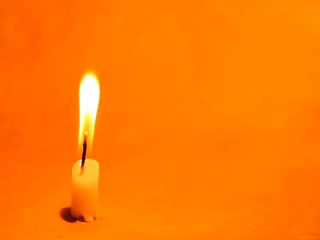
#> input picture frame 82 of videos/fogo.avi, 320 x 240 px
$ python 'contornos do fogo.py'   (Python 2 division)
#> lines starting #> are read from the running program, lines starting #| are printed output that depends on the picture; after the words box and inside, x2 and y2 are one past the last pixel; in counts of white or black regions, pixels touching at a corner belong together
# -*- coding: utf-8 -*-
"""
Created on Tue May  8 16:39:56 2018

@author: mario
"""
import time
import winsound as som
import pandas as pd
import cv2
#captura.release()

captura = cv2.VideoCapture('videos/fogo.avi')

#imagem = cv2.imread('imagens/luzes.jpg')
inicio = 0
fogo =0
areas0 = pd.DataFrame(columns=['contorno','area','x','y'])
areas1 = pd.DataFrame(columns=['contorno','area','x','y'])
area_comparacao = pd.DataFrame(columns=['contorno','area','x','y'])

while True:

    areas0 = areas0.drop(areas0.index)
    area_comparacao = area_comparacao.drop(area_comparacao.index)

    ret,clip = captura.read()
#> clip is the input picture: shape (240, 320, 3); mean B, G, R 3.2, 121.4, 254.1
    clip = cv2.flip(clip,1)
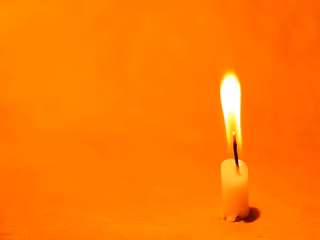
#> clip: shape (240, 320, 3); mean B, G, R 3.2, 121.4, 254.1

    #clip = cv2.pyrDown(imagem)
    gray = cv2.cvtColor(clip,cv2.COLOR_BGR2GRAY)
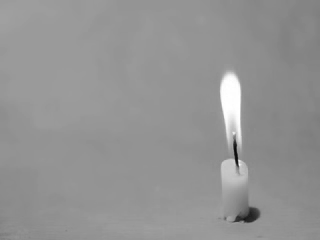
#> gray: shape (240, 320); min 11, max 255, mean 147.6

    ret,binaria = cv2.threshold(gray, 240, 255, cv2.THRESH_BINARY)
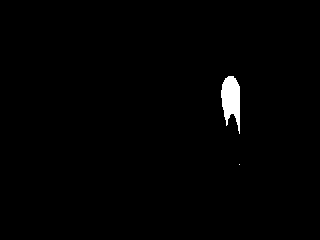
#> binaria: shape (240, 320); 0.95% white; 2 white regions (1 under 20 px), largest, box (x1, y1, x2, y2) and area: (221, 76, 240, 134) 730
    bordas = cv2.Canny(binaria,20, 170)
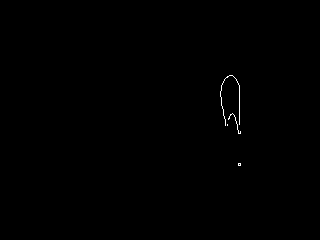
#> bordas: shape (240, 320); 0.19% white in thin lines or dots, all inside (x1, y1, x2, y2) = (220, 75, 241, 166)

    contornos, hierarquia = cv2.findContours(bordas, cv2.RETR_EXTERNAL, cv2.CHAIN_APPROX_NONE)
#> contornos = 4 contours, all with area under 20
    contornos = sorted(contornos, key=cv2.contourArea, reverse=True)
    tamanhoFonte = 1
    espessura = 1

    #Verifica se algum contorno foi encontrado
    if (len(contornos)>0):
        #loop em cada contorno
        for i in range(len(contornos)):

            M = cv2.moments(contornos[i])
            #escolhe contornos com área maior que 20 pixels
            if (M['m00'] > 20):

                x,y = int(M['m10']/M['m00'])	, int(M['m01']/M['m00']) #cordenada x do centroide e cordenada y do centroide

                #desenha um círculo e um quadrado no centro do contorno
                cv2.circle(binaria,(x,y),2,(0,255,255),espessura)
                cv2.rectangle(binaria,(x-10,y-10),(x+10,y+10),(0,0,255),espessura)

                #area do contorno
                area = cv2.contourArea(contornos[i])

                areas0 = areas0.append({'contorno':contornos[i],
                                        'area':area,
                                        'x':x,'y':y
                                        },ignore_index=True)
#> this loop made 4 passes

#VERIFICAR SE DÁ PRA COMPARAR O MATCH DOS CONTORNOS AO INVES DOS CENTROIDES

    if (inicio!=0):

        print ('111 areas0: ',areas0)
        print 'areas1: ',areas1

        if (len(areas0)!=0):
            for i in range(len(areas0)):
                for j in range(len(areas1)):

                    print "x de areas 1: ", areas1['x'][j]
                    print "x de areas 0: ", areas0['x'][i]
                    print "y de areas 1: ", areas1['y'][j]
                    print "y de areas 0: ", areas0['y'][i]

                    if (areas1['x'][j]>(areas0['x'][i]-10) and
                        areas1['x'][j]<(areas0['x'][i]+10) and
                        areas1['y'][j]>(areas0['y'][i]-10) and
                        areas1['y'][j]<(areas0['y'][i]+10)):

                        area_comparacao = area_comparacao.append({'contorno':areas0['contorno'][i],
                                        'area':(areas1['area'][j] - areas0['area'][i]),
                                        'x':areas0['x'][i],'y':areas0['y'][i]
                                        },ignore_index=True)

    else:
        inicio = 1

    if (len(area_comparacao)!=0):

        for i in range(len(area_comparacao['contorno'])):
            #se houver um aumento (maior que 20 pixels) na área de algum contorno
            print ('area das diferenca',area_comparacao['area'][i])

            if (area_comparacao['area'][i]>10):
                print ('9 - iferenca maior que 10')

                fogo = fogo+1

                M = cv2.moments(area_comparacao['contorno'][i])
                x,y = int(M['m10']/M['m00'])	, int(M['m01']/M['m00']) #cordenadas x e y do centroide

                #som.Beep(1000,10000)

    if fogo>0:
        #desenha um círculo e um quadrado no centro do contorno
        cv2.circle(clip,(x,y),2,(255,255,0),espessura+2)
        cv2.rectangle(clip,(x-10,y-10),(x+10,y+10),(255,0,255),espessura+2)
        cv2.putText(clip,'fogo',(x-40,y-10),cv2.FONT_HERSHEY_COMPLEX,tamanhoFonte,(255,255,255),3)

    #print ('area0: ',areas0)
    #print ('area1: ',areas1)
    #Cópia de areas0 pra comparar as áreas e os centroides em momentos diferentes
    areas1 = areas0.copy()

#FAZER AQUI COMPARAÇÃO ENTRE AS ÁREAS
                #ESCOLHER ENTRE AS OPÇÕES:
                    #COMPARAR DENTRO DO ARRAY, COM WHERE'S
                    #COMPARAR OS CENTROS CONTORNO A CONTORNO E QUANDO DER MATCH COMPARAR AS ÁREAS (USANDO UM FOR)
                    #ORDENAR OS CONTORNOS DE ACORDO COM A POSIÇÃO DO CENTROIDE E COMPARAR OS DE ACORDO COM A ORDEM

    cv2.imshow('original',clip)
    #time.sleep(5)

#para de filmar ao pressionar a tecla "enter"
    if cv2.waitKey(1) == 13:
#> (key Esc is pressed here)
        cv2.imwrite('clip final bordas.jpg',bordas)
        cv2.imwrite('clip final.jpg',clip)
        break

captura.release()
cv2.destroyAllWindows()

#print (areas1)
#print (areas0)


'''
if (len(areas0) > 0):
   if ((areas1[i]-areas0[i])>100):
       print ('area: ',area)

       cv2.circle(clip,(x,y),2,(0,255,255),espessura+1)
       cv2.rectangle(clip,(x-10,y-10),(x+10,y+10),(0,0,255),espessura+1)
       cv2.putText(clip,'FOGO',(x,y),cv2.FONT_HERSHEY_COMPLEX,tamanhoFonte,(0,255,255),espessura)'''
#cv2.imshow('imagem binaria: ', binaria)
#cv2.imshow('bordas: ', bordas)
